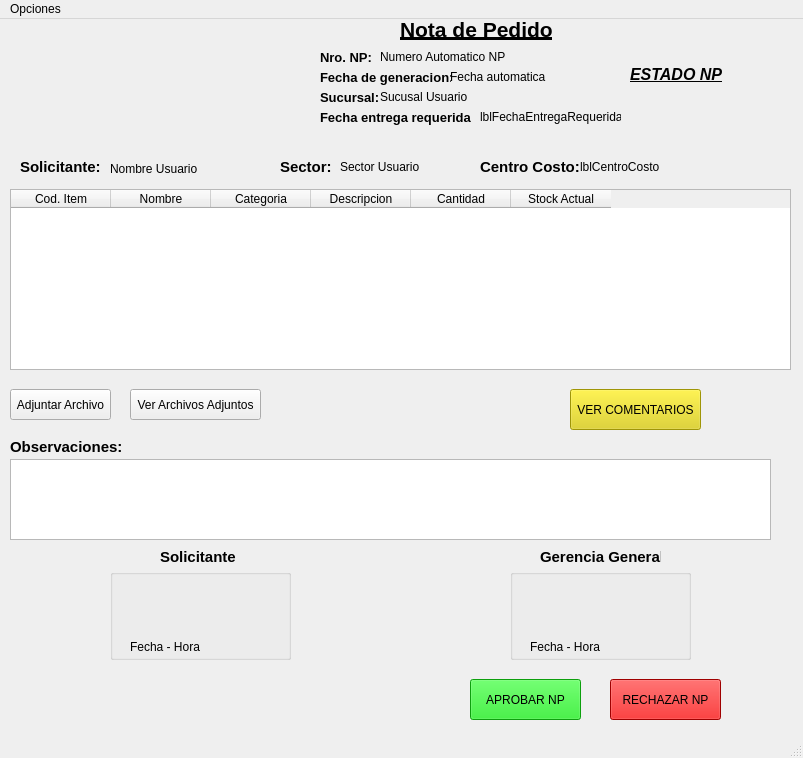
<?xml version="1.0" encoding="UTF-8"?>
<ui version="4.0">
 <class>pantallaEditarNP_GG</class>
 <widget class="QMainWindow" name="pantallaEditarNP_GG">
  <property name="geometry">
   <rect>
    <x>0</x>
    <y>0</y>
    <width>803</width>
    <height>758</height>
   </rect>
  </property>
  <property name="sizePolicy">
   <sizepolicy hsizetype="Fixed" vsizetype="Fixed">
    <horstretch>0</horstretch>
    <verstretch>0</verstretch>
   </sizepolicy>
  </property>
  <property name="minimumSize">
   <size>
    <width>800</width>
    <height>600</height>
   </size>
  </property>
  <property name="maximumSize">
   <size>
    <width>1366</width>
    <height>768</height>
   </size>
  </property>
  <property name="windowTitle">
   <string>Nota de Pedido - Gerencia General</string>
  </property>
  <property name="styleSheet">
   <string notr="true"/>
  </property>
  <widget class="QWidget" name="centralwidget">
   <widget class="QLabel" name="logo_np">
    <property name="geometry">
     <rect>
      <x>0</x>
      <y>0</y>
      <width>300</width>
      <height>130</height>
     </rect>
    </property>
    <property name="maximumSize">
     <size>
      <width>300</width>
      <height>130</height>
     </size>
    </property>
    <property name="text">
     <string/>
    </property>
    <property name="pixmap">
     <pixmap resource="../Demo SuCredito_Ezequiel/DemoSuCredito/DemoSuCredito/img/imagenes.qrc">:/xy/logo_info.jpg</pixmap>
    </property>
    <property name="scaledContents">
     <bool>true</bool>
    </property>
   </widget>
   <widget class="QLabel" name="label_6">
    <property name="geometry">
     <rect>
      <x>320</x>
      <y>70</y>
      <width>71</width>
      <height>16</height>
     </rect>
    </property>
    <property name="font">
     <font>
      <pointsize>10</pointsize>
      <bold>true</bold>
     </font>
    </property>
    <property name="text">
     <string>Sucursal:</string>
    </property>
   </widget>
   <widget class="QLabel" name="label_7">
    <property name="geometry">
     <rect>
      <x>320</x>
      <y>50</y>
      <width>131</width>
      <height>16</height>
     </rect>
    </property>
    <property name="font">
     <font>
      <pointsize>10</pointsize>
      <bold>true</bold>
     </font>
    </property>
    <property name="text">
     <string>Fecha de generacion:</string>
    </property>
   </widget>
   <widget class="QLabel" name="label_8">
    <property name="geometry">
     <rect>
      <x>400</x>
      <y>0</y>
      <width>161</width>
      <height>21</height>
     </rect>
    </property>
    <property name="font">
     <font>
      <pointsize>16</pointsize>
      <bold>true</bold>
      <underline>true</underline>
     </font>
    </property>
    <property name="text">
     <string>Nota de Pedido</string>
    </property>
   </widget>
   <widget class="QLabel" name="label_9">
    <property name="geometry">
     <rect>
      <x>320</x>
      <y>90</y>
      <width>151</width>
      <height>16</height>
     </rect>
    </property>
    <property name="font">
     <font>
      <pointsize>10</pointsize>
      <bold>true</bold>
     </font>
    </property>
    <property name="text">
     <string>Fecha entrega requerida:</string>
    </property>
   </widget>
   <widget class="QLabel" name="label_10">
    <property name="geometry">
     <rect>
      <x>320</x>
      <y>30</y>
      <width>61</width>
      <height>16</height>
     </rect>
    </property>
    <property name="font">
     <font>
      <pointsize>10</pointsize>
      <bold>true</bold>
     </font>
    </property>
    <property name="text">
     <string>Nro. NP:</string>
    </property>
   </widget>
   <widget class="QTableWidget" name="tablaItemCrearNP">
    <property name="geometry">
     <rect>
      <x>10</x>
      <y>170</y>
      <width>781</width>
      <height>181</height>
     </rect>
    </property>
    <property name="styleSheet">
     <string notr="true"/>
    </property>
    <column>
     <property name="text">
      <string>Cod. Item</string>
     </property>
    </column>
    <column>
     <property name="text">
      <string>Nombre</string>
     </property>
    </column>
    <column>
     <property name="text">
      <string>Categoria</string>
     </property>
    </column>
    <column>
     <property name="text">
      <string>Descripcion</string>
     </property>
    </column>
    <column>
     <property name="text">
      <string>Cantidad</string>
     </property>
    </column>
    <column>
     <property name="text">
      <string>Stock Actual</string>
     </property>
    </column>
   </widget>
   <widget class="QTextEdit" name="txtObservacionesCrearNP">
    <property name="geometry">
     <rect>
      <x>10</x>
      <y>440</y>
      <width>761</width>
      <height>81</height>
     </rect>
    </property>
    <property name="styleSheet">
     <string notr="true"/>
    </property>
   </widget>
   <widget class="QLabel" name="label_5">
    <property name="geometry">
     <rect>
      <x>10</x>
      <y>420</y>
      <width>111</width>
      <height>16</height>
     </rect>
    </property>
    <property name="font">
     <font>
      <pointsize>11</pointsize>
      <bold>true</bold>
     </font>
    </property>
    <property name="text">
     <string>Observaciones:</string>
    </property>
   </widget>
   <widget class="QGroupBox" name="groupBox_2">
    <property name="geometry">
     <rect>
      <x>110</x>
      <y>550</y>
      <width>181</width>
      <height>91</height>
     </rect>
    </property>
    <property name="styleSheet">
     <string notr="true"/>
    </property>
    <property name="title">
     <string/>
    </property>
    <widget class="QLabel" name="lblFirmaSolicitante_NP">
     <property name="geometry">
      <rect>
       <x>10</x>
       <y>0</y>
       <width>160</width>
       <height>70</height>
      </rect>
     </property>
     <property name="maximumSize">
      <size>
       <width>160</width>
       <height>70</height>
      </size>
     </property>
     <property name="baseSize">
      <size>
       <width>0</width>
       <height>0</height>
      </size>
     </property>
     <property name="font">
      <font>
       <pointsize>9</pointsize>
       <bold>false</bold>
      </font>
     </property>
     <property name="text">
      <string/>
     </property>
     <property name="pixmap">
      <pixmap resource="../Demo SuCredito_Ezequiel/DemoSuCredito/DemoSuCredito/img/imagenes.qrc">:/xy/firma_digital_img.jpg</pixmap>
     </property>
     <property name="scaledContents">
      <bool>true</bool>
     </property>
    </widget>
    <widget class="QLabel" name="lblFechaFirmaS_NP">
     <property name="geometry">
      <rect>
       <x>20</x>
       <y>70</y>
       <width>141</width>
       <height>16</height>
      </rect>
     </property>
     <property name="text">
      <string>Fecha - Hora</string>
     </property>
    </widget>
   </widget>
   <widget class="QLabel" name="label_11">
    <property name="geometry">
     <rect>
      <x>160</x>
      <y>530</y>
      <width>81</width>
      <height>16</height>
     </rect>
    </property>
    <property name="font">
     <font>
      <pointsize>11</pointsize>
      <bold>true</bold>
     </font>
    </property>
    <property name="text">
     <string>Solicitante</string>
    </property>
   </widget>
   <widget class="QGroupBox" name="groupBox_3">
    <property name="geometry">
     <rect>
      <x>510</x>
      <y>550</y>
      <width>181</width>
      <height>91</height>
     </rect>
    </property>
    <property name="styleSheet">
     <string notr="true"/>
    </property>
    <property name="title">
     <string/>
    </property>
    <widget class="QLabel" name="lblFirmaGerencia_NP">
     <property name="geometry">
      <rect>
       <x>10</x>
       <y>0</y>
       <width>160</width>
       <height>70</height>
      </rect>
     </property>
     <property name="maximumSize">
      <size>
       <width>160</width>
       <height>70</height>
      </size>
     </property>
     <property name="font">
      <font>
       <pointsize>9</pointsize>
       <bold>false</bold>
      </font>
     </property>
     <property name="text">
      <string/>
     </property>
     <property name="pixmap">
      <pixmap resource="../Demo SuCredito_Ezequiel/DemoSuCredito/DemoSuCredito/img/imagenes.qrc">:/xy/firma_digital_img.jpg</pixmap>
     </property>
     <property name="scaledContents">
      <bool>true</bool>
     </property>
    </widget>
    <widget class="QLabel" name="lblFechaFirmaGG_NP">
     <property name="geometry">
      <rect>
       <x>20</x>
       <y>70</y>
       <width>141</width>
       <height>16</height>
      </rect>
     </property>
     <property name="text">
      <string>Fecha - Hora</string>
     </property>
    </widget>
   </widget>
   <widget class="QLabel" name="label_18">
    <property name="geometry">
     <rect>
      <x>540</x>
      <y>530</y>
      <width>121</width>
      <height>16</height>
     </rect>
    </property>
    <property name="font">
     <font>
      <pointsize>11</pointsize>
      <bold>true</bold>
     </font>
    </property>
    <property name="text">
     <string>Gerencia General</string>
    </property>
   </widget>
   <widget class="QPushButton" name="btnAdjArchivoNP">
    <property name="geometry">
     <rect>
      <x>10</x>
      <y>370</y>
      <width>101</width>
      <height>31</height>
     </rect>
    </property>
    <property name="styleSheet">
     <string notr="true"/>
    </property>
    <property name="text">
     <string>Adjuntar Archivo</string>
    </property>
   </widget>
   <widget class="QLabel" name="lblSucursalUsuario_NP">
    <property name="geometry">
     <rect>
      <x>380</x>
      <y>70</y>
      <width>161</width>
      <height>16</height>
     </rect>
    </property>
    <property name="text">
     <string>Sucusal Usuario</string>
    </property>
   </widget>
   <widget class="QLabel" name="lblNumeroNP_NP">
    <property name="geometry">
     <rect>
      <x>380</x>
      <y>30</y>
      <width>161</width>
      <height>16</height>
     </rect>
    </property>
    <property name="text">
     <string>Numero Automatico NP</string>
    </property>
   </widget>
   <widget class="QLabel" name="lblFechaAutomatica_NP">
    <property name="geometry">
     <rect>
      <x>450</x>
      <y>50</y>
      <width>101</width>
      <height>16</height>
     </rect>
    </property>
    <property name="text">
     <string>Fecha automatica</string>
    </property>
   </widget>
   <widget class="QLabel" name="label_4">
    <property name="geometry">
     <rect>
      <x>20</x>
      <y>140</y>
      <width>81</width>
      <height>16</height>
     </rect>
    </property>
    <property name="font">
     <font>
      <pointsize>11</pointsize>
      <bold>true</bold>
     </font>
    </property>
    <property name="text">
     <string>Solicitante:</string>
    </property>
   </widget>
   <widget class="QLabel" name="lblNombreUsuario_NP">
    <property name="geometry">
     <rect>
      <x>110</x>
      <y>140</y>
      <width>161</width>
      <height>20</height>
     </rect>
    </property>
    <property name="text">
     <string>Nombre Usuario</string>
    </property>
   </widget>
   <widget class="QLabel" name="label_3">
    <property name="geometry">
     <rect>
      <x>280</x>
      <y>140</y>
      <width>51</width>
      <height>16</height>
     </rect>
    </property>
    <property name="font">
     <font>
      <pointsize>11</pointsize>
      <bold>true</bold>
     </font>
    </property>
    <property name="text">
     <string>Sector:</string>
    </property>
   </widget>
   <widget class="QLabel" name="lblSectorUsuario_NP">
    <property name="geometry">
     <rect>
      <x>340</x>
      <y>140</y>
      <width>141</width>
      <height>16</height>
     </rect>
    </property>
    <property name="text">
     <string>Sector Usuario</string>
    </property>
   </widget>
   <widget class="QPushButton" name="btnVerArchivos_NP">
    <property name="geometry">
     <rect>
      <x>130</x>
      <y>370</y>
      <width>131</width>
      <height>31</height>
     </rect>
    </property>
    <property name="styleSheet">
     <string notr="true"/>
    </property>
    <property name="text">
     <string>Ver Archivos Adjuntos</string>
    </property>
   </widget>
   <widget class="QPushButton" name="btnNotas_NP">
    <property name="geometry">
     <rect>
      <x>570</x>
      <y>370</y>
      <width>131</width>
      <height>41</height>
     </rect>
    </property>
    <property name="styleSheet">
     <string notr="true">background-color: rgb(223, 209, 10);
color: rgb(0, 0, 0);</string>
    </property>
    <property name="text">
     <string>VER COMENTARIOS</string>
    </property>
   </widget>
   <widget class="QLabel" name="lblEstadoNP_NP">
    <property name="geometry">
     <rect>
      <x>630</x>
      <y>40</y>
      <width>131</width>
      <height>31</height>
     </rect>
    </property>
    <property name="font">
     <font>
      <pointsize>12</pointsize>
      <italic>true</italic>
      <bold>true</bold>
      <underline>true</underline>
     </font>
    </property>
    <property name="text">
     <string>ESTADO NP</string>
    </property>
   </widget>
   <widget class="QLabel" name="label_12">
    <property name="geometry">
     <rect>
      <x>480</x>
      <y>140</y>
      <width>101</width>
      <height>16</height>
     </rect>
    </property>
    <property name="font">
     <font>
      <pointsize>11</pointsize>
      <bold>true</bold>
     </font>
    </property>
    <property name="text">
     <string>Centro Costo:</string>
    </property>
   </widget>
   <widget class="QPushButton" name="btnAprobarNP_GG">
    <property name="geometry">
     <rect>
      <x>470</x>
      <y>660</y>
      <width>111</width>
      <height>41</height>
     </rect>
    </property>
    <property name="styleSheet">
     <string notr="true">background-color: rgb(18, 223, 18);
color: rgb(0, 0, 0);</string>
    </property>
    <property name="text">
     <string>APROBAR NP</string>
    </property>
   </widget>
   <widget class="QPushButton" name="btnRechazarNP_GG">
    <property name="geometry">
     <rect>
      <x>610</x>
      <y>660</y>
      <width>111</width>
      <height>41</height>
     </rect>
    </property>
    <property name="styleSheet">
     <string notr="true">background-color: rgb(223, 0, 0);
color: rgb(0, 0, 0);</string>
    </property>
    <property name="text">
     <string>RECHAZAR NP</string>
    </property>
   </widget>
   <widget class="QLabel" name="lblFechaEntregaRequerida">
    <property name="geometry">
     <rect>
      <x>480</x>
      <y>90</y>
      <width>141</width>
      <height>16</height>
     </rect>
    </property>
    <property name="text">
     <string>lblFechaEntregaRequerida</string>
    </property>
   </widget>
   <widget class="QLabel" name="lblCentroCosto">
    <property name="geometry">
     <rect>
      <x>580</x>
      <y>140</y>
      <width>191</width>
      <height>16</height>
     </rect>
    </property>
    <property name="text">
     <string>lblCentroCosto</string>
    </property>
   </widget>
  </widget>
  <widget class="QMenuBar" name="menubar">
   <property name="geometry">
    <rect>
     <x>0</x>
     <y>0</y>
     <width>803</width>
     <height>22</height>
    </rect>
   </property>
   <widget class="QMenu" name="menuOpciones">
    <property name="title">
     <string>Opciones</string>
    </property>
    <widget class="QMenu" name="menuGuardar_en_PDF">
     <property name="title">
      <string>Guardar en PDF</string>
     </property>
     <addaction name="actionPDF_Completo"/>
     <addaction name="actionPDF_Proveedor"/>
    </widget>
    <addaction name="menuGuardar_en_PDF"/>
   </widget>
   <addaction name="menuOpciones"/>
  </widget>
  <widget class="QStatusBar" name="statusbar"/>
  <action name="actionGenerar_NP">
   <property name="text">
    <string>Generar NP</string>
   </property>
  </action>
  <action name="actionCancelar_NP">
   <property name="text">
    <string>Cancelar</string>
   </property>
  </action>
  <action name="actionPDF_Completo">
   <property name="text">
    <string>PDF Completo</string>
   </property>
  </action>
  <action name="actionPDF_Proveedor">
   <property name="text">
    <string>PDF Proveedor</string>
   </property>
  </action>
 </widget>
 <resources>
  <include location="../Demo SuCredito_Ezequiel/DemoSuCredito/DemoSuCredito/img/imagenes.qrc"/>
  <include location="img/imagenes.qrc"/>
 </resources>
 <connections/>
</ui>
